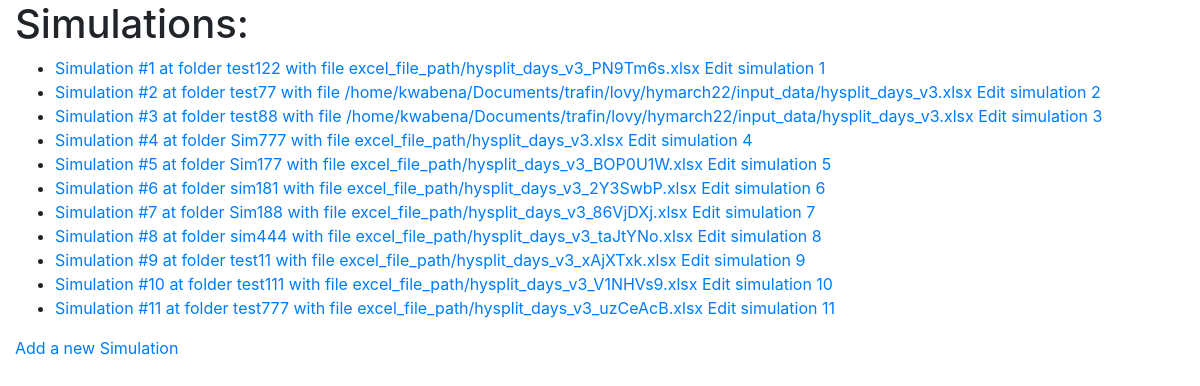
Screenshot of /lovysimulation/ with the database file from the repository.
### lovysimulation/models.py (models this page shows, shortened)
class Simulation(models.Model):
    folder_name = models.CharField(
        max_length=64,
        unique=True,
        blank=False,
    )
    excel_file_path = models.FileField(upload_to='excel_file_path')

### lovysimulation/views.py (the view)
# urls.py: path("", views.index, name="index"),
def index(request):
    return render(
        request,
        "lovysimulation/index.html",
        {"simulations": Simulation.objects.all()}
    )

### lovysimulation/templates/lovysimulation/index.html
{% extends "lovysimulation/layout.html" %}
{% load static %}
{% block body %}
    <h1>Simulations:</h1>
    <ul>
        {% for simulation in simulations %}
            <li>
                <a href="{% url 'simulations:view' simulation.id %}">
                    Simulation #{{ simulation.id}} at folder {{ simulation.folder_name }}  with file {{ simulation.excel_file_path }}
                </a>
                <a href="{% url 'simulations:edit' simulation.id %}">
                    Edit simulation {{ simulation.id}}
                </a>
            </li>
        {% endfor %}
    </ul>
    <a href="{% url 'simulations:add' %}">Add a new Simulation</a>
{% endblock %}

### lovysimulation/templates/lovysimulation/layout.html (shortened to what this page needs)
<!DOCTYPE>
{% load bootstrap_tags %}
{% load crispy_forms_tags %}
<html lang="en">
    <head>
        <link rel="stylesheet" href="https://stackpath.bootstrapcdn.com/bootstrap/4.5.0/css/bootstrap.min.css">
    </head>
    <body>
        <div class="container-fluid">
            {% block body%}
            {% endblock %}
        </div>
    </body>
</html>

### rows the page displays
Simulation: id "1", folder_name "test122", excel_file_path "excel_file_path/hysplit_days_v3_PN9Tm6s.xlsx"
Simulation: id "2", folder_name "test77", excel_file_path "/home/kwabena/Documents/trafin/lovy/hymarch22/input_data/hysplit_days_v3.xlsx"
Simulation: id "3", folder_name "test88", excel_file_path "/home/kwabena/Documents/trafin/lovy/hymarch22/input_data/hysplit_days_v3.xlsx"
Simulation: id "4", folder_name "Sim777", excel_file_path "excel_file_path/hysplit_days_v3.xlsx"
Simulation: id "5", folder_name "Sim177", excel_file_path "excel_file_path/hysplit_days_v3_BOP0U1W.xlsx"
Simulation: id "6", folder_name "sim181", excel_file_path "excel_file_path/hysplit_days_v3_2Y3SwbP.xlsx"
Simulation: id "7", folder_name "Sim188", excel_file_path "excel_file_path/hysplit_days_v3_86VjDXj.xlsx"
Simulation: id "8", folder_name "sim444", excel_file_path "excel_file_path/hysplit_days_v3_taJtYNo.xlsx"
Simulation: id "9", folder_name "test11", excel_file_path "excel_file_path/hysplit_days_v3_xAjXTxk.xlsx"
Simulation: id "10", folder_name "test111", excel_file_path "excel_file_path/hysplit_days_v3_V1NHVs9.xlsx"
Simulation: id "11", folder_name "test777", excel_file_path "excel_file_path/hysplit_days_v3_uzCeAcB.xlsx"
